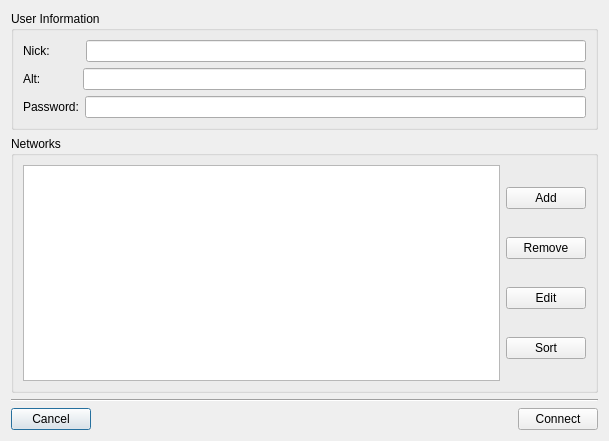
<?xml version="1.0" encoding="UTF-8"?>
<ui version="4.0">
 <class>Dialog</class>
 <widget class="QDialog" name="Dialog">
  <property name="geometry">
   <rect>
    <x>0</x>
    <y>0</y>
    <width>609</width>
    <height>441</height>
   </rect>
  </property>
  <property name="windowTitle">
   <string>Connect to Server</string>
  </property>
  <layout class="QVBoxLayout" name="verticalLayout">
   <item>
    <widget class="QGroupBox" name="groupBox">
     <property name="title">
      <string>User Information</string>
     </property>
     <layout class="QVBoxLayout" name="verticalLayout_2">
      <item>
       <layout class="QHBoxLayout" name="horizontalLayout_2">
        <item>
         <widget class="QLabel" name="label">
          <property name="text">
           <string>Nick:         </string>
          </property>
         </widget>
        </item>
        <item>
         <widget class="QLineEdit" name="lineEdit">
          <property name="toolTip">
           <string>&lt;html&gt;&lt;head/&gt;&lt;body&gt;&lt;p&gt;The name you want to go by&lt;/p&gt;&lt;/body&gt;&lt;/html&gt;</string>
          </property>
         </widget>
        </item>
       </layout>
      </item>
      <item>
       <layout class="QHBoxLayout" name="horizontalLayout_3">
        <item>
         <widget class="QLabel" name="label_2">
          <property name="text">
           <string>Alt:           </string>
          </property>
         </widget>
        </item>
        <item>
         <widget class="QLineEdit" name="lineEdit_2">
          <property name="toolTip">
           <string>&lt;html&gt;&lt;head/&gt;&lt;body&gt;&lt;p&gt;The name you want to go by if they other nick is taken&lt;/p&gt;&lt;/body&gt;&lt;/html&gt;</string>
          </property>
         </widget>
        </item>
       </layout>
      </item>
      <item>
       <layout class="QHBoxLayout" name="horizontalLayout_4">
        <item>
         <widget class="QLabel" name="label_3">
          <property name="text">
           <string>Password:</string>
          </property>
         </widget>
        </item>
        <item>
         <widget class="QLineEdit" name="lineEdit_3">
          <property name="toolTip">
           <string>&lt;html&gt;&lt;head/&gt;&lt;body&gt;&lt;p&gt;Password for nick account. Leave banke if no password&lt;/p&gt;&lt;/body&gt;&lt;/html&gt;</string>
          </property>
          <property name="echoMode">
           <enum>QLineEdit::Password</enum>
          </property>
         </widget>
        </item>
       </layout>
      </item>
     </layout>
    </widget>
   </item>
   <item>
    <widget class="QGroupBox" name="groupBox_2">
     <property name="title">
      <string>Networks</string>
     </property>
     <layout class="QHBoxLayout" name="horizontalLayout_5">
      <item>
       <widget class="QListWidget" name="listWidget"/>
      </item>
      <item>
       <layout class="QVBoxLayout" name="verticalLayout_3">
        <item>
         <widget class="QPushButton" name="pushButton_6">
          <property name="focusPolicy">
           <enum>Qt::NoFocus</enum>
          </property>
          <property name="text">
           <string>Add</string>
          </property>
         </widget>
        </item>
        <item>
         <widget class="QPushButton" name="pushButton_3">
          <property name="focusPolicy">
           <enum>Qt::NoFocus</enum>
          </property>
          <property name="text">
           <string>Remove</string>
          </property>
         </widget>
        </item>
        <item>
         <widget class="QPushButton" name="pushButton_4">
          <property name="focusPolicy">
           <enum>Qt::NoFocus</enum>
          </property>
          <property name="text">
           <string>Edit</string>
          </property>
         </widget>
        </item>
        <item>
         <widget class="QPushButton" name="pushButton_5">
          <property name="focusPolicy">
           <enum>Qt::NoFocus</enum>
          </property>
          <property name="text">
           <string>Sort</string>
          </property>
         </widget>
        </item>
       </layout>
      </item>
     </layout>
    </widget>
   </item>
   <item>
    <widget class="Line" name="line">
     <property name="orientation">
      <enum>Qt::Horizontal</enum>
     </property>
    </widget>
   </item>
   <item>
    <layout class="QHBoxLayout" name="horizontalLayout">
     <item>
      <widget class="QPushButton" name="pushButton">
       <property name="text">
        <string>Cancel</string>
       </property>
      </widget>
     </item>
     <item>
      <spacer name="horizontalSpacer">
       <property name="orientation">
        <enum>Qt::Horizontal</enum>
       </property>
       <property name="sizeHint" stdset="0">
        <size>
         <width>40</width>
         <height>20</height>
        </size>
       </property>
      </spacer>
     </item>
     <item>
      <widget class="QPushButton" name="pushButton_2">
       <property name="text">
        <string>Connect</string>
       </property>
      </widget>
     </item>
    </layout>
   </item>
  </layout>
 </widget>
 <resources/>
 <connections>
  <connection>
   <sender>pushButton</sender>
   <signal>clicked()</signal>
   <receiver>Dialog</receiver>
   <slot>reject()</slot>
   <hints>
    <hint type="sourcelabel">
     <x>34</x>
     <y>418</y>
    </hint>
    <hint type="destinationlabel">
     <x>164</x>
     <y>415</y>
    </hint>
   </hints>
  </connection>
  <connection>
   <sender>pushButton_2</sender>
   <signal>clicked()</signal>
   <receiver>Dialog</receiver>
   <slot>accept()</slot>
   <hints>
    <hint type="sourcelabel">
     <x>561</x>
     <y>417</y>
    </hint>
    <hint type="destinationlabel">
     <x>464</x>
     <y>408</y>
    </hint>
   </hints>
  </connection>
 </connections>
</ui>
